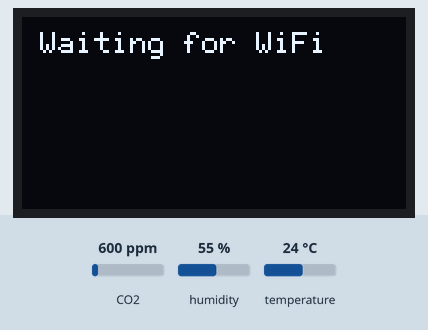
This program was run on a simulated ESP8266 (NodeMCU). Parts: 128×64 one-colour display. The inputs (shaded band) are chosen by the test bench; at power-on: CO2 600 ppm, humidity 55 %, temperature 24 °C. WiFi joins after 1.5 s; servers stay silent unless stated; no MQTT or app messages arrive unless stated; not simulated (calls return 0 or success): wificreds.h; names the files do not define were given values by the test bench: mqtt_port = 1883; what the program prints to the serial monitor is not drawn.

Above: at 2.2 s.
At 4.8 s:
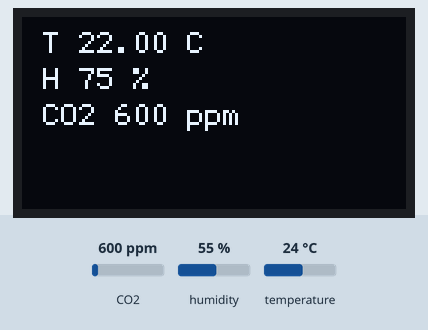
4.9 s: CO2 set to 452 ppm
At 6.3 s:
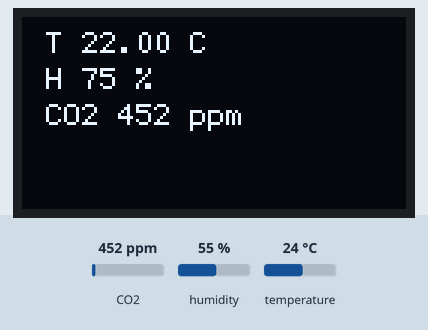
At 10.0 s:
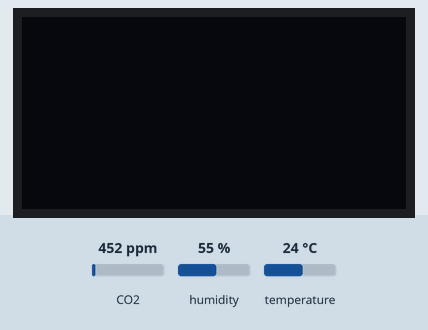
Timing chart, 0 to 11.5 s (numbered marks = the images above; inputs shaded):
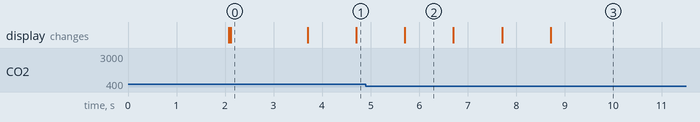

Measured:
- what the display in image 0 shows lasts 1.6 s, from 2.1 s to 3.7 s
- what the display in image 2 shows lasts 1.0 s, from 5.7 s to 6.7 s

The program:

main.cpp
```cpp
#include <Arduino.h>
#include <Wire.h>
#include <SensirionI2CScd4x.h>
#include <U8g2lib.h>

#define SEALEVELPRESSURE_HPA (1013.25)
unsigned long delayTime;

U8G2_SH1106_128X64_NONAME_F_HW_I2C u8g2(U8G2_R0, U8X8_PIN_NONE);

#include <ESP8266WiFi.h>
#include <PubSubClient.h>
#include "wificreds.h"

#define temperature_topic "esp8266air/temperature"
#define humidity_topic "esp8266air/humidity"
#define co2_topic "esp8266air/co2"
SensirionI2CScd4x scd4x;
int x = 6;

uint16_t co2ppm = 0;
float temp = 0.0f;
float humidity = 0.0f;
#define temp_offset -2.0f;
#define hum_offset 20.0f;
bool valAcquired = false;

long lastValuesUpdate = 0;
long lastMqttUpdate = 0;
long lastButtonPress = 0;

WiFiClient espClient;
PubSubClient client(espClient);

void printLog(String log)
{
  u8g2.clearBuffer();
  u8g2.setFont(u8g2_font_6x12_tr);
  u8g2.setCursor(6, 12);
  u8g2.print(log);
  u8g2.sendBuffer();
}

void setupWifi()
{
  delay(10);
  Serial.println();
  Serial.print("Connecting to ");
  Serial.println(wifi_ssid);

  printLog("Waiting for WiFi");

  WiFi.begin(wifi_ssid, wifi_password);

  while (WiFi.status() != WL_CONNECTED)
  {
    delay(500);
    Serial.print(".");
  }

  Serial.println("");
  Serial.println("WiFi connected");
  Serial.println("IP address: ");
  Serial.println(WiFi.localIP());

  client.setServer(mqtt_server, mqtt_port);
}

void setupPeripherals()
{
  // OLED setup
  u8g2.begin();
  u8g2.setFlipMode(2);
  Serial.println("OLED done");
  printLog("Setup started");
}

void setupScd()
{

  uint16_t error;
  char errorMessage[256];

  scd4x.begin(Wire);

  // stop potentially previously started measurement
  error = scd4x.stopPeriodicMeasurement();
  if (error)
  {
    Serial.print("Error trying to execute stopPeriodicMeasurement(): ");
    errorToString(error, errorMessage, 256);
    Serial.println(errorMessage);
  }

  uint16_t serial0;
  uint16_t serial1;
  uint16_t serial2;
  error = scd4x.getSerialNumber(serial0, serial1, serial2);
  if (error)
  {
    Serial.print("Error trying to execute getSerialNumber(): ");
    errorToString(error, errorMessage, 256);
    Serial.println(errorMessage);
  }
  else
  {
    Serial.print("SCD OK, serial: ");
    Serial.print(serial0);
    Serial.print(serial1);
    Serial.println(serial2);
  }

  error = scd4x.startPeriodicMeasurement();
  if (error)
  {
    Serial.print("Error trying to execute startPeriodicMeasurement(): ");
    errorToString(error, errorMessage, 256);
    Serial.println(errorMessage);
  }

  Serial.println("Waiting for first measurement... (5 sec)");
}

void setup()
{
  Wire.begin();
  printLog("BOOT");

  delay(2000);

  Serial.begin(115200);
  while (!Serial)
    ;

  setupPeripherals();
  setupWifi();

  pinMode(0, INPUT);
  lastButtonPress = millis();

  Wire.begin();
  setupScd();
}

void updateVals()
{
  char errorMessage[256];
  uint16_t lco2 = 0;
  float lt = 0.0f;
  float lh = 0.0f;
  bool isDataReady = false;
  int error = scd4x.getDataReadyFlag(isDataReady);
  if (error)
  {
    Serial.print("Error trying to execute getDataReadyFlag(): ");
    errorToString(error, errorMessage, 256);
    Serial.println(errorMessage);
    return;
  }
  if (!isDataReady)
  {
    return;
  }
  Serial.println("Data ready");
  error = scd4x.readMeasurement(lco2, lt, lh);
  if (error)
  {
    Serial.print("Error trying to execute readMeasurement(): ");
    errorToString(error, errorMessage, 256);
    Serial.println(errorMessage);
  }
  else if (lco2 == 0)
  {
    Serial.println("Invalid sample detected, skipping.");
  }
  else
  {
    Serial.println("Valid sample detected");
    temp = lt + temp_offset;
    co2ppm = lco2;
    humidity = lh + hum_offset;
    valAcquired = true;
    Serial.print(co2ppm);
    Serial.print(" ppm; ");
    Serial.print(temp);
    Serial.print(" C; %");
    Serial.println(humidity);
  }
}

void drawVals(void)
{
  u8g2.setFont(u8g2_font_6x12_tr);
  u8g2.setCursor(x, 12);
  u8g2.printf("T %.2f C\n", temp);
  u8g2.setCursor(x, 24);
  u8g2.printf("H %.0f %% \n", humidity);

  u8g2.setCursor(x, 36);
  u8g2.printf("CO2 %d ppm\n", co2ppm);

  x += 1;
  if (x > 26)
  {
    x = 6;
  }
}

void sendVals()
{
  if (valAcquired)
  {
    client.publish(temperature_topic, String(temp).c_str(), true);
    client.publish(humidity_topic, String(humidity).c_str(), true);
    client.publish(co2_topic, String(co2ppm).c_str(), true);
  }
  else
  {
    Serial.println("Val not acquired");
  }
}

void reconnect()
{
  while (!client.connected())
  {
    Serial.print("Attempting MQTT connection...");
    if (client.connect("ESP8266Client", mqtt_user, mqtt_password))
    {
      Serial.println("connected");
    }
    else
    {
      Serial.print("failed, rc=");
      Serial.print(client.state());
      Serial.println(" try again in 5 seconds");
      printLog("No MQTT");
      delay(5000);
    }
  }
}

void loop()
{
  if (!client.connected())
  {
    reconnect();
  }
  client.loop();

  long now = millis();
  if (now - lastValuesUpdate > 1000)
  {
    lastValuesUpdate = now;
    updateVals();

    u8g2.clearBuffer();
    if (now - lastButtonPress < 5000)
    {
      drawVals();
    }
    u8g2.sendBuffer();
  }

  if (digitalRead(0) == 0)
  {
    lastButtonPress = millis();
  }

  if (now - lastMqttUpdate > 10000)
  {
    lastMqttUpdate = now;
    sendVals();
  }
}
```
